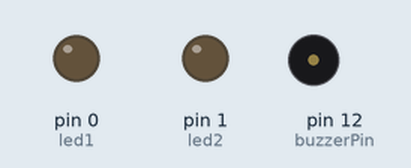
This sketch was run on a simulated Arduino Uno, built with avr-gcc and run on an emulated ATmega328P. Parts: output pins drawn as LEDs (lit = HIGH), buzzer (waves = sounding).

Above: at 0.5 s.
At 1.5 s:
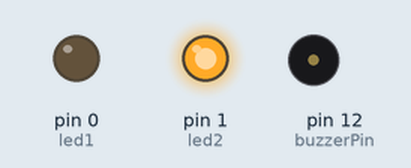
Timing chart, 0 to 3.0 s (numbered marks = the images above):
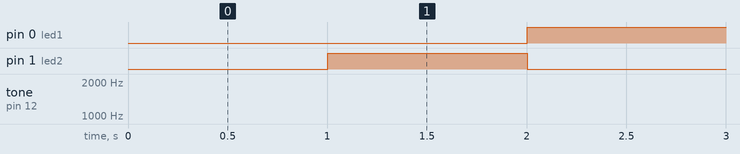

The sketch:

LED_Buzzer.Ino
```cpp
const int buzzerPin = 12;
const int led1 = 0;
const int led2 = 1;

unsigned long previousMillis = 0;
int currentLED = 0;

void setup() {
  pinMode(buzzerPin, OUTPUT);
  pinMode(led1, OUTPUT);
  pinMode(led2, OUTPUT);
}

void loop() {
  for (int freq = 500; freq <= 1200; freq += 5) {
    tone(buzzerPin, freq);
    delay(2);
    updateLights();
  }

  for (int freq = 1200; freq >= 500; freq -= 5) {
    tone(buzzerPin, freq);
    delay(2);
    updateLights();
  }
}

void updateLights() {
  unsigned long currentMillis = millis();

  if (currentMillis - previousMillis >= 1000) {
    previousMillis = currentMillis;
    currentLED = !currentLED;

    if (currentLED == 0) {
      digitalWrite(led1, HIGH);
      digitalWrite(led2, LOW);
    } else {
      digitalWrite(led1, LOW);
      digitalWrite(led2, HIGH);
    }
  }
}
```

Measured:
- by itself, pin 0 (led1), pin 1 (led2): alternates HIGH for 1.0 s and LOW for 1.0 s
